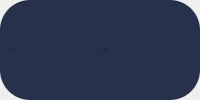
                   <widget class="QFrame" name="patients_inf_summery">
                    <property name="minimumSize">
                     <size>
                      <width>0</width>
                      <height>70</height>
                     </size>
                    </property>
                    <property name="frameShape">
                     <enum>QFrame::NoFrame</enum>
                    </property>
                    <property name="frameShadow">
                     <enum>QFrame::Plain</enum>
                    </property>
                    <property name="lineWidth">
                     <number>5</number>
                    </property>
                    <layout class="QHBoxLayout" name="horizontalLayout_18">
                     <property name="leftMargin">
                      <number>0</number>
                     </property>
                     <property name="topMargin">
                      <number>0</number>
                     </property>
                     <property name="rightMargin">
                      <number>0</number>
                     </property>
                     <property name="bottomMargin">
                      <number>0</number>
                     </property>
                     <item>
                      <widget class="QFrame" name="frame_16">
                       <property name="styleSheet">
                        <string notr="true">	border-top-right-radius: 30px;
	border-top-left-radius: 30px;
	border-bottom-right-radius:30px;
	border-bottom-left-radius: 30px;
background-color:#26324b;</string>
                       </property>
                       <property name="frameShape">
                        <enum>QFrame::StyledPanel</enum>
                       </property>
                       <property name="frameShadow">
                        <enum>QFrame::Raised</enum>
                       </property>
                       <layout class="QHBoxLayout" name="horizontalLayout_28">
                        <item>
                         <widget class="QLabel" name="label_32">
                          <property name="font">
                           <font>
                            <pointsize>-1</pointsize>
                           </font>
                          </property>
                          <property name="styleSheet">
                           <string notr="true"/>
                          </property>
                          <property name="text">
                           <string>Patient ID - </string>
                          </property>
                         </widget>
                        </item>
                        <item>
                         <widget class="QLabel" name="patient_idd">
                          <property name="font">
                           <font>
                            <pointsize>-1</pointsize>
                           </font>
                          </property>
                          <property name="styleSheet">
                           <string notr="true"/>
                          </property>
                          <property name="text">
                           <string/>
                          </property>
                         </widget>
                        </item>
                        <item>
                         <widget class="QLabel" name="label_34">
                          <property name="font">
                           <font>
                            <pointsize>-1</pointsize>
                           </font>
                          </property>
                          <property name="styleSheet">
                           <string notr="true"/>
                          </property>
                          <property name="text">
                           <string>Patient Name -</string>
                          </property>
                         </widget>
                        </item>
                        <item>
                         <widget class="QLabel" name="patient_name">
                          <property name="font">
                           <font>
                            <pointsize>-1</pointsize>
                           </font>
                          </property>
                          <property name="styleSheet">
                           <string notr="true"/>
                          </property>
                          <property name="text">
                           <string/>
                          </property>
                         </widget>
                        </item>
                       </layout>
                      </widget>
                     </item>
                    </layout>
                   </widget>
